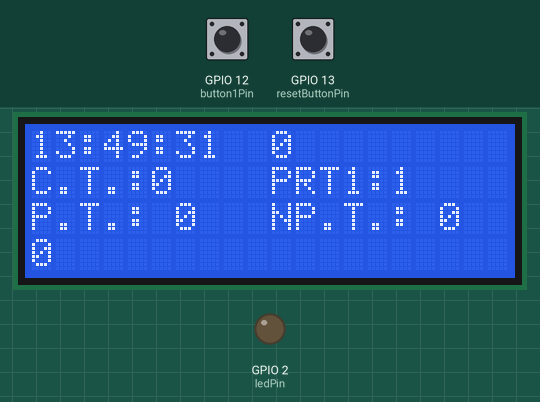
Simulated run of this sketch. Board: ESP8266 (NodeMCU). Shown: 20×4 character LCD, output pins drawn as LEDs (lit = HIGH). The inputs (shaded band) are chosen by the test bench; at power-on: GPIO 12 (button1Pin) HIGH, GPIO 13 (resetButtonPin) HIGH. The local clock reads 2024-03-15 10:24:30 at power-on unless the sketch sets it; EEPROM starts erased; what the sketch prints to the serial monitor is not drawn.

Above: at 1.3 s.
1.4 s: GPIO 12 (button1Pin) pulled LOW for 0.15 s
At 2.4 s:
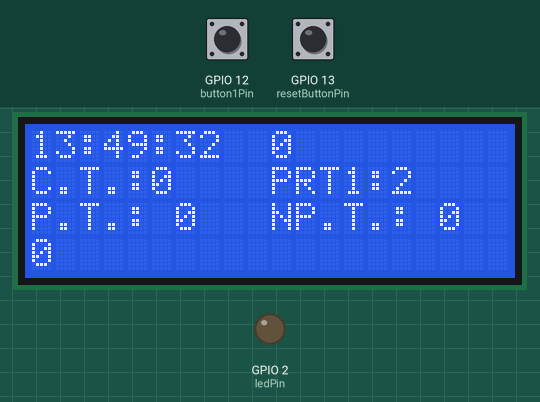
3.5 s: GPIO 13 (resetButtonPin) pulled LOW for 0.15 s
At 4.8 s:
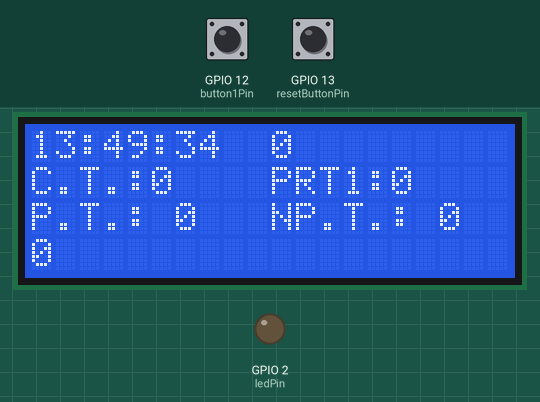
5.5 s: GPIO 12 (button1Pin) pulled LOW for 1 s
At 7.3 s:
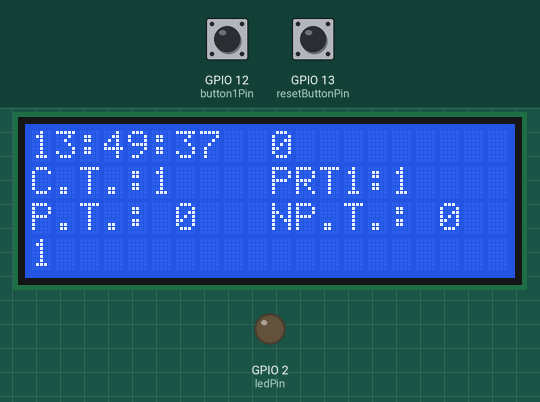
8.5 s: GPIO 13 (resetButtonPin) pulled LOW for 1 s
At 10.8 s:
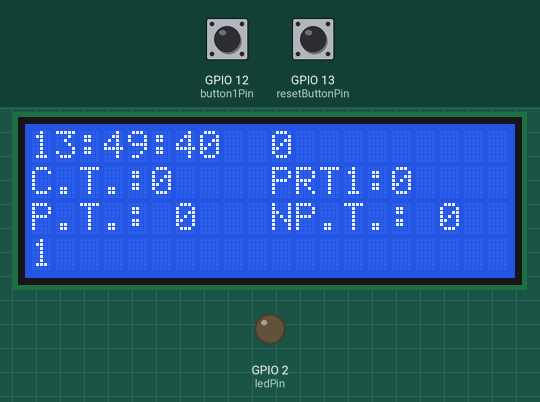
Timing chart, 0 to 12.0 s (numbered marks = the images above; inputs shaded):
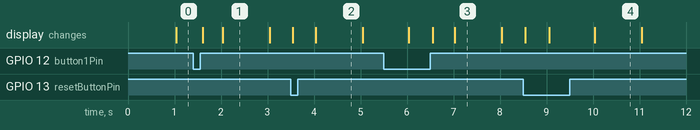

Measured:
- what the display in image 2 shows lasts 1.1 s, from 4.0 s to 5.1 s

The sketch:

production_monitor_code_ESP8266.ino
```cpp
#include <Wire.h>
#include <ESP8266WiFi.h>
#include <ESP8266WebServer.h>
#include <LiquidCrystal_I2C.h>
#include <EEPROM.h>
#include <ESP32Time.h>
ESP32Time rtc(3600);  // offset in seconds GMT+1


LiquidCrystal_I2C lcd(0x27, 20, 4); // Set the I2C address to 0x27 and dimensions to 20x4


int counter1 = 0; // Counter controlled by Button 1
int t_Start = 0;
int t_stop = 0;


int button1Pin = 12; // Button 1 pin
int prod_ButtonPin = 14; // Button 2 pin
int resetButtonPin = 13; // Reset button pin
int ledPin = 2; // LED pin


int button1State = LOW;
int lastButton1State = LOW;
int p_b_state=LOW;
int p_b_laststate=LOW;
unsigned long lastDebounceTime1 = 0;
unsigned long debounceDelay = 50;
unsigned long p_on_time=0;
unsigned long prod_time=0;
unsigned long n_prod_time=0;
unsigned long eff_time=0;
unsigned long var1=0;
unsigned long var2=0;


int counter1Address = 0; // Address in the EEPROM emulation to store the counter1 value
int cycleTimeAddress = sizeof(counter1); // Address in the EEPROM emulation to store the cycle time value


unsigned long cycleStartTime = 0; // To store the time when the button is pressed
unsigned long cycleTime = 0; // To store the calculated cycle time


ESP8266WebServer server(80);


const char* ssid = "POCO";
const char* password = "";


void handleRoot()
 {
//String message = "test theddd !";


// server.send(200, "text/plain", message);
}


void setup() {


  //String message = " 1234567";
  //server.send(200, "text/plain", message);


  WiFi.mode(WIFI_AP);
  WiFi.softAP(ssid, password);
  IPAddress ip = WiFi.softAPIP();
  Serial.print("AP IP address: ");
  Serial.println(ip);


  server.on("/", handleRoot);
  server.begin();
  Serial.println("Server started");
  lcd.begin(20, 4);
  lcd.init();
  lcd.backlight();


  rtc.setTime(30, 49, 12, 12, 6, 2023);


  EEPROM.begin(sizeof(counter1) + sizeof(cycleTime)); // Initialize EEPROM with the desired data size


  // Read the counter and cycle time values from EEPROM during initialization
  EEPROM.get(counter1Address, counter1);
  EEPROM.get(cycleTimeAddress, cycleTime);


  if (counter1 < 0 || counter1 > 9999) {
    // Invalid counter1 value stored in EEPROM, reset to zero
    counter1 = 0;
  }
  pinMode(button1Pin, INPUT_PULLUP);
  pinMode(resetButtonPin, INPUT_PULLUP);
  pinMode(ledPin, OUTPUT);


}


void loop()
{


  server.handleClient();
  String message = ( String(p_on_time) + ", " + String(prod_time) + ", " + String(n_prod_time) + "," + String(cycleTime) + "," + String(counter1));


  server.send(200, "text/plain", message);


button1State = digitalRead(button1Pin);
 if (button1State != lastButton1State)
   {
    if (button1State == LOW)
     {

       cycleStartTime = millis();
  //     lcd.setCursor(0, 2);
   // lcd.print(rtc.getTime());
    }
    if (button1State == HIGH)
     {
      cycleTime = millis() - cycleStartTime; // Calculate the cycle time
      cycleTime=cycleTime/1000;
      var1=cycleTime+var1;
      counter1=counter1+1;
 //     lcd.setCursor(0, 3);
 //     lcd.print(rtc.getTime());
      lcd.setCursor(0, 1);
      lcd.print("C.T.:" + String(cycleTime));
      lcd.setCursor(10, 1);
      lcd.print("PRT1:" + String(counter1));


    }
    lastButton1State = button1State;
  }


  p_on_time=millis()/60000;
  prod_time=var1/60;
  n_prod_time=p_on_time-prod_time;
  lcd.setCursor(0, 0);
  lcd.print(rtc.getTime());
  lcd.setCursor(10, 0);
  lcd.print(p_on_time);
   lcd.setCursor(0, 2);
  lcd.print("P.T.: " + String(prod_time));
 lcd.setCursor(10, 2);
  lcd.print("NP.T.: " + String(n_prod_time));
  lcd.setCursor(0,3);
  lcd.print(var1);


  if (digitalRead(resetButtonPin) == LOW) {
    counter1 = 0;
    cycleTime=0;
     lcd.setCursor(0, 1);
     lcd.print("    " );
        lcd.setCursor(0, 1);
      lcd.print("C.T.:" + String(cycleTime));
      lcd.setCursor(10, 1);
      lcd.print("   " );
         lcd.setCursor(10, 1);
      lcd.print("PRT1:" + String(counter1));


    // Store the reset counter values in EEPROM
    EEPROM.put(counter1Address, counter1);
    EEPROM.commit();
  }


}
```
